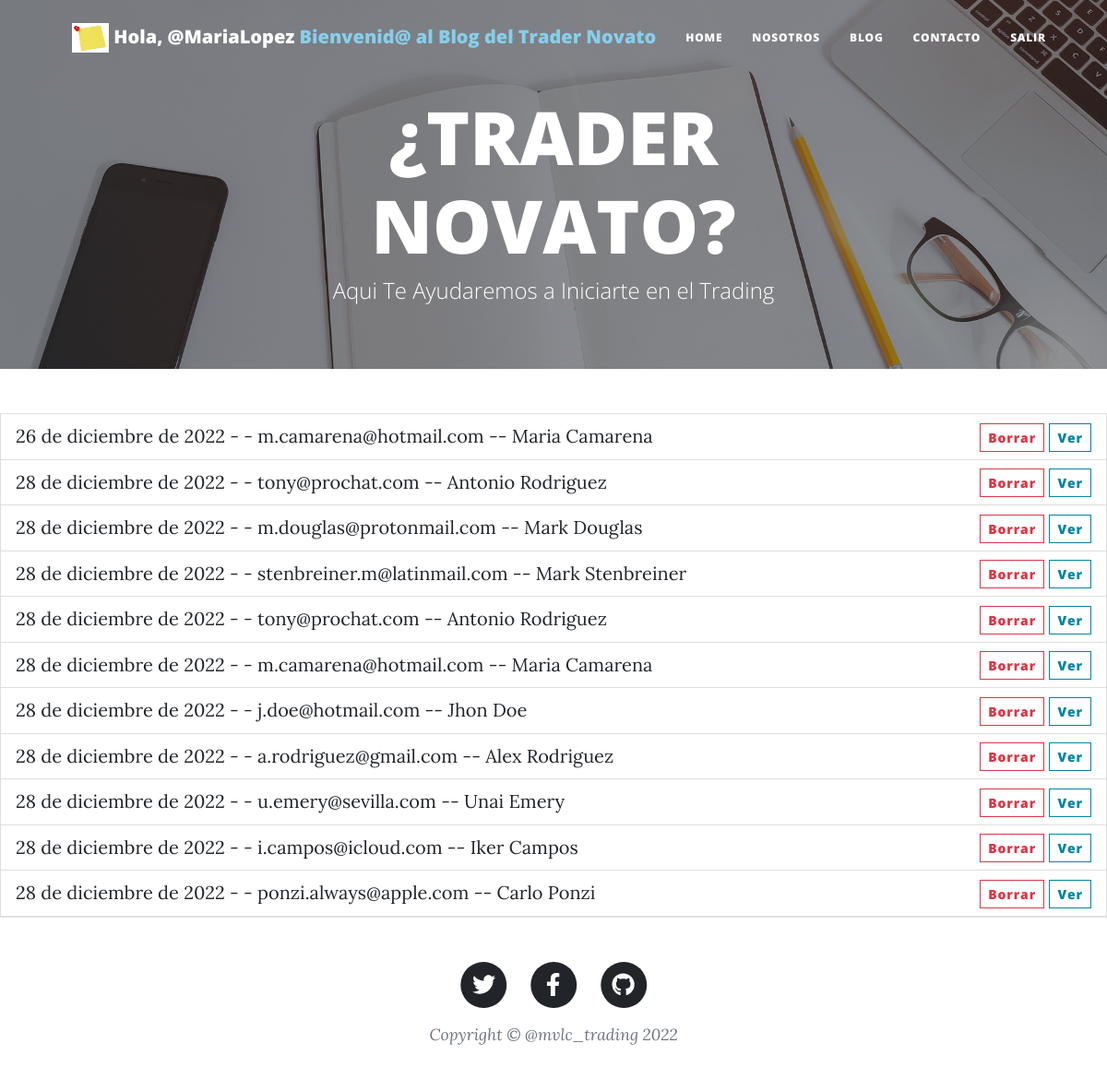
Page /mvlcblog/mensajes/listar/ (signed in) on the earlier database version.
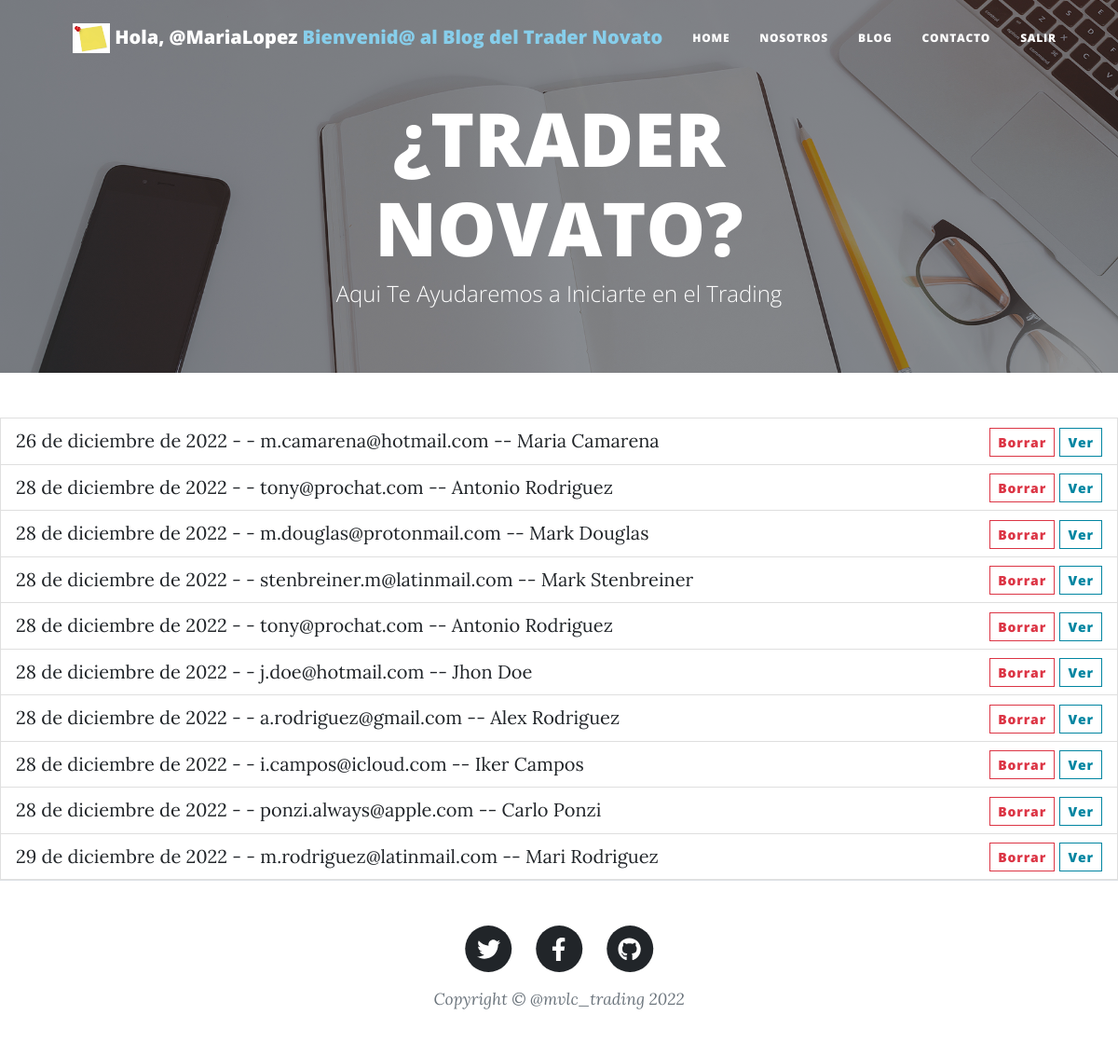
Same page on the later database version.
### mvlcblog/models.py (models this page shows)
class Mensaje(models.Model):
    email = models.EmailField()
    nombre = models.CharField(max_length=100)
    texto = models.TextField(max_length=3000)
    enviado_el = models.DateField(auto_now_add=True)

### mvlcblog/views.py (the view)
# urls.py: path('mvlcblog/mensajes/listar/', MensajeListar.as_view(), name="mvlcblog-mensajes-listar"),
class MensajeListar(LoginRequiredMixin, ListView):
    model = Mensaje

### mvlcblog/templates/mvlcblog/mensaje_list.html
{% extends "mvlcblog/base.html" %}
{% block contenido %}
<ul class="list-group">
{% for mensaje in object_list %}
    <li class="list-group-item d-flex justify-content-between align-items-center">
        {{mensaje.enviado_el}} - - {{mensaje.email}} -- {{mensaje.nombre}}
        <div>
            <a class="btn btn-sm btn-outline-danger" href="{% url 'mvlcblog-mensajes-borrar' mensaje.id %}">Borrar</a>
            <a class="btn btn-sm btn-outline-primary" href="{% url 'mvlcblog-mensajes-detalle' mensaje.id %}">Ver</a>
        </div>
    </li>
{% endfor %}
</ul>
{% endblock %}

Differences in the rows shown:
removed Mensaje: enviado_el "28 de diciembre de 2022", email "m.camarena@hotmail.com", nombre "Maria Camarena"
removed Mensaje: enviado_el "28 de diciembre de 2022", email "u.emery@sevilla.com", nombre "Unai Emery"
added Mensaje: enviado_el "29 de diciembre de 2022", email "m.rodriguez@latinmail.com", nombre "Mari Rodriguez"
